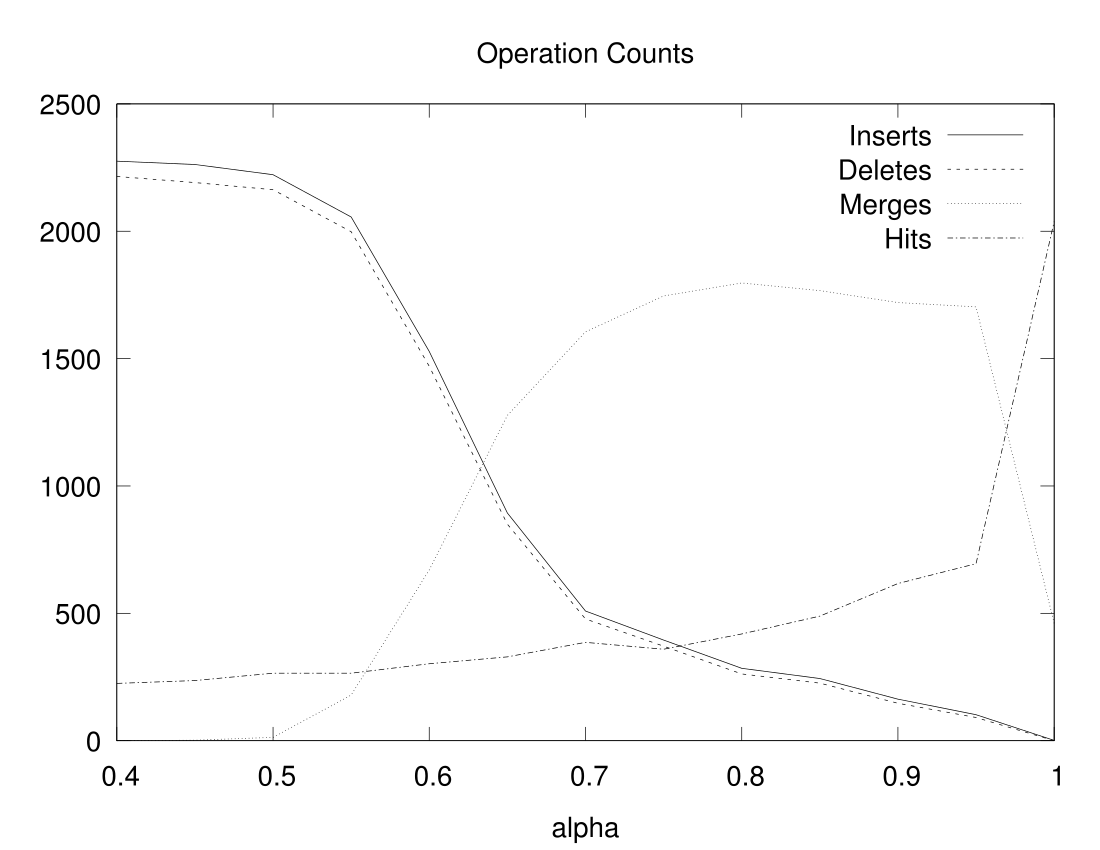

Generate this figure with gnuplot:
load "common.plt"
set output ARG2

set title "Operation Counts"
set xrange[0.4:]

plot ARG1 using "alpha":"inserts" with lines title 'Inserts', \
     ARG1 using "alpha":"deletes" with lines title 'Deletes', \
     ARG1 using "alpha":"merges" with lines title 'Merges', \
     ARG1 using "alpha":"hits" with lines title 'Hits'
